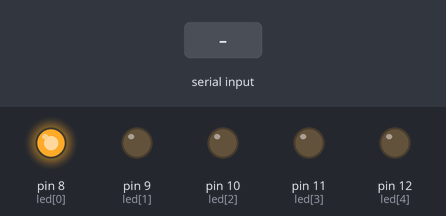
The sketch below on a simulated Arduino Uno, built with avr-gcc and run on an emulated ATmega328P. Shown: output pins drawn as LEDs (lit = HIGH). The inputs (shaded band) are chosen by the test bench. What the sketch prints to the serial monitor is not drawn.

Above: at 1.2 s.
1.3 s: byte 30 received over Serial
At 2.2 s:
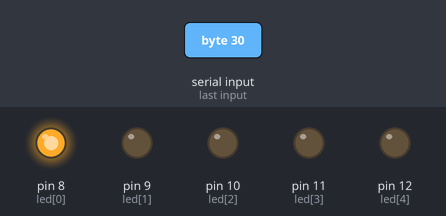
2.8 s: byte 90 received over Serial
At 3.3 s:
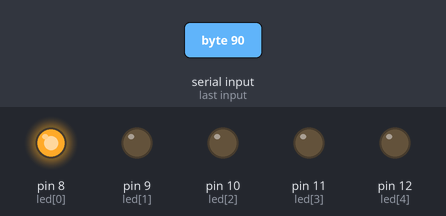
4.3 s: byte 120 received over Serial
At 5.5 s:
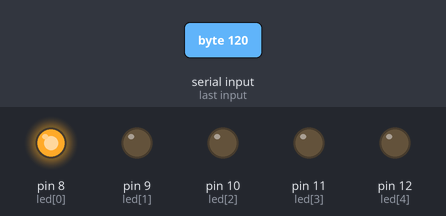
Timing chart, 0 to 7.3 s (numbered marks = the images above; inputs shaded):
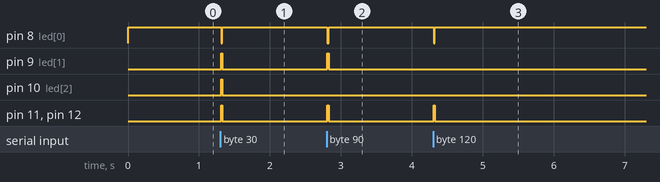

The sketch:

Binary-LEDnew.ino
```cpp
int led[5]={8,9,10,11,12};
void setup() {
  for(int i=0;i<5;i++)
  {
    pinMode(led[i],OUTPUT);
  }
  // put your setup code here, to run once:
Serial.begin(9600);
}

void loop() {
  int a[5];
  int b;
  b=Serial.read();
  for(int i=0;i<5;i++)
  {
    a[i]=b%2;
    b=(b)/2;
  }
  for(int i=0;i<5;i++)
  {
    if(a[i])
   digitalWrite(led[i],HIGH);
   else
   digitalWrite(led[i],LOW);
  }

  for(int i=0;i<5;i++)
  Serial.println(a[i]);
  // put your main code here, to run repeatedly:

}
```

Measured:
- after the input at 1.3 s, pin 8 (led[0]): HIGH → LOW at once, → HIGH 0.02 s later; pin 9 (led[1]), pin 10 (led[2]), pin 11 (led[3]), pin 12 (led[4]): LOW → HIGH at once, → LOW 0.02 s later
- after the input at 2.8 s, pin 8 (led[0]): HIGH → LOW at once, → HIGH 0.02 s later; pin 9 (led[1]), pin 11 (led[3]), pin 12 (led[4]): LOW → HIGH at once, → LOW 0.02 s later
- after the input at 4.3 s, pin 8 (led[0]): HIGH → LOW at once, → HIGH 0.02 s later; pin 11 (led[3]), pin 12 (led[4]): LOW → HIGH at once, → LOW 0.02 s later
